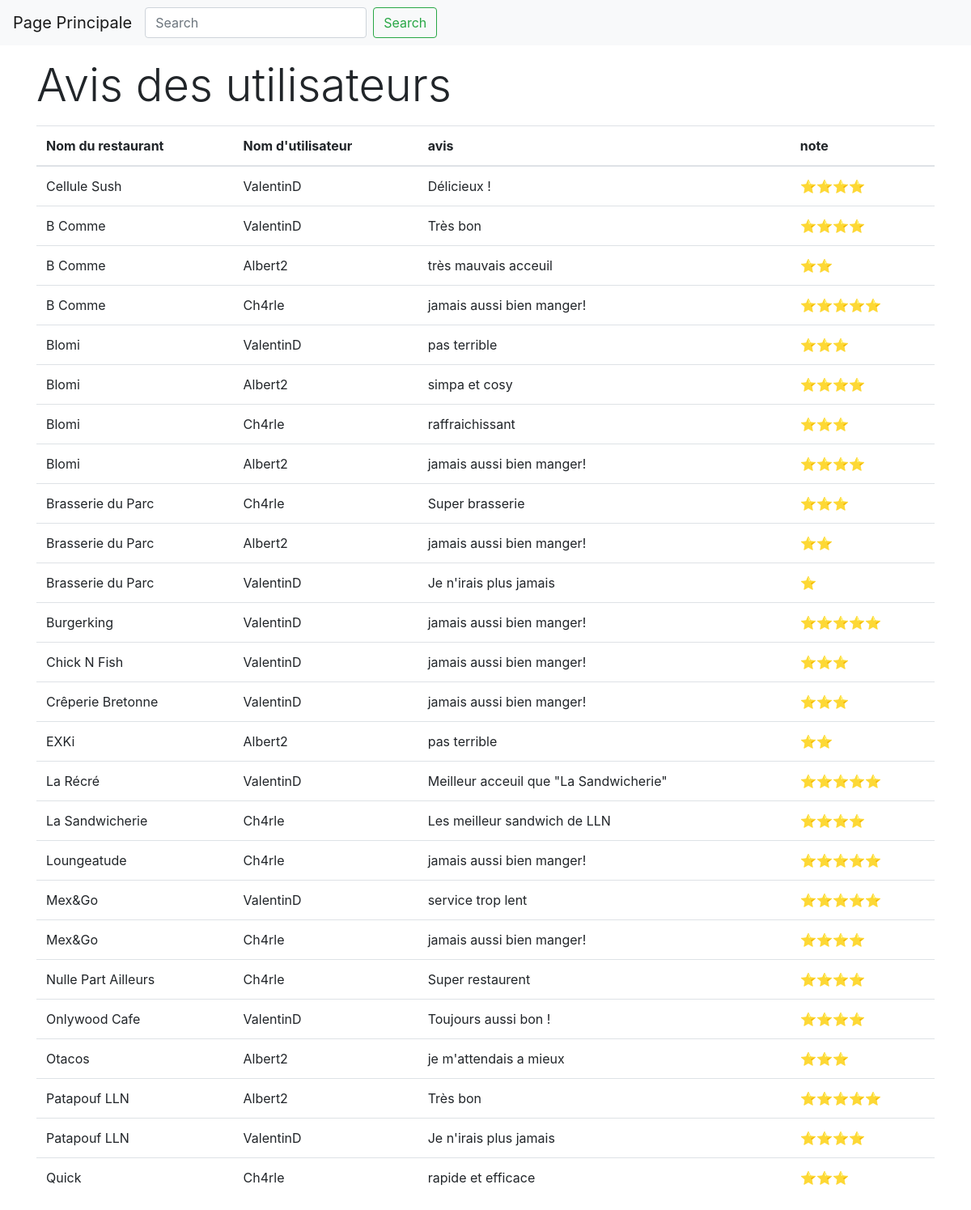
The page /Projet1.0/avis.php on the database its author committed.
### tables this page shows
CREATE TABLE IF NOT EXISTS `avis` (
  `ID_avis` int(11) NOT NULL AUTO_INCREMENT,
  `pseudo_user` varchar(20) NOT NULL,
  `name_rest` varchar(120) NOT NULL,
  `note` smallint(6) NOT NULL,
  `avis` text NOT NULL,
  PRIMARY KEY (`ID_avis`),
  KEY `ID_rest` (`name_rest`),
  KEY `lien id-user` (`pseudo_user`)
);

### Projet1.0/avis.php (the view, shortened to what this page needs)
<?php
require 'partials/header_avis.php';
require 'src/tools.php';
$dbh = connect();
if (!isset($_GET['search'])) {
    $sql = "SELECT s.ID_avis, s.name_rest,s.avis, s.note,s.pseudo_user
    FROM avis s
    order by name_rest";
    $result = $dbh->prepare($sql);
}
$result->execute();
$websites = $result->fetchAll()
?>
    <main class="container">
        <section id="listing">
            <h3 class="display-4 my-3">Avis des utilisateurs</h3>
            <div class="row">
                <div class="col-md-12">
                    <?php if (count($websites)) : ?>
                        <table class="table table-hover">
                            <thead>
                            <tr>
                                <th>Nom du restaurant</th>
                                <th>Nom d'utilisateur</th>
                                <th>avis</th>
                                <th>note</th>
                            </tr>
                            </thead>
                            <tbody>
                            <?php foreach ($websites as $website) : ?>
                                <tr>
                                    <td><?= $website->name_rest ?></td>
                                    <td><?= $website->pseudo_user ?></td>
                                    <td><?= $website->avis ?></td>
                                    <td><?= stars($website->note) ?></td>
                                </tr>
                            <?php endforeach; ?>
                            </tbody>
                        </table>
                    <?php else: ?>
                        <h3>Aucun enregistrement pour <?= $_GET['search'] ?></h3>
                    <?php endif; ?>
                </div>
            </div>
        </section>
    </main>
<?php
require 'partials/footer.php';
?>

### Projet1.0/src/tools.php (shortened to what this page needs)
<?php
function stars($arg) {
    $max = 5;
    $etoiles = '';
    for ($i = 1; $i <= $arg; $i++) {
        $etoiles .= '⭐';
    }
    $nbrEtoileGrise = $max - $arg;
    for ($i = 1; $i <= $nbrEtoileGrise; $i++) {
        $etoiles .= '<i class="icofont-star"></i>';
    }
    return $etoiles;
}

### rows shown on the page
avis: name_rest "Cellule Sush", pseudo_user "ValentinD", avis "Délicieux !", note "⭐⭐⭐⭐"
avis: name_rest "B Comme", pseudo_user "ValentinD", avis "Très bon", note "⭐⭐⭐⭐"
avis: name_rest "B Comme", pseudo_user "Albert2", avis "très mauvais acceuil", note "⭐⭐"
avis: name_rest "B Comme", pseudo_user "Ch4rle", avis "jamais aussi bien manger!", note "⭐⭐⭐⭐⭐"
avis: name_rest "Blomi", pseudo_user "ValentinD", avis "pas terrible", note "⭐⭐⭐"
avis: name_rest "Blomi", pseudo_user "Albert2", avis "simpa et cosy", note "⭐⭐⭐⭐"
avis: name_rest "Blomi", pseudo_user "Ch4rle", avis "raffraichissant", note "⭐⭐⭐"
avis: name_rest "Blomi", pseudo_user "Albert2", avis "jamais aussi bien manger!", note "⭐⭐⭐⭐"
avis: name_rest "Brasserie du Parc", pseudo_user "Ch4rle", avis "Super brasserie", note "⭐⭐⭐"
avis: name_rest "Brasserie du Parc", pseudo_user "Albert2", avis "jamais aussi bien manger!", note "⭐⭐"
avis: name_rest "Brasserie du Parc", pseudo_user "ValentinD", avis "Je n'irais plus jamais", note "⭐"
avis: name_rest "Burgerking", pseudo_user "ValentinD", avis "jamais aussi bien manger!", note "⭐⭐⭐⭐⭐"
avis: name_rest "Chick N Fish", pseudo_user "ValentinD", avis "jamais aussi bien manger!", note "⭐⭐⭐"
avis: name_rest "Crêperie Bretonne", pseudo_user "ValentinD", avis "jamais aussi bien manger!", note "⭐⭐⭐"
avis: name_rest "EXKi", pseudo_user "Albert2", avis "pas terrible", note "⭐⭐"
avis: name_rest "La Récré", pseudo_user "ValentinD", avis "Meilleur acceuil que \"La Sandwicherie\"", note "⭐⭐⭐⭐⭐"
avis: name_rest "La Sandwicherie", pseudo_user "Ch4rle", avis "Les meilleur sandwich de LLN", note "⭐⭐⭐⭐"
avis: name_rest "Loungeatude", pseudo_user "Ch4rle", avis "jamais aussi bien manger!", note "⭐⭐⭐⭐⭐"
avis: name_rest "Mex&Go", pseudo_user "ValentinD", avis "service trop lent", note "⭐⭐⭐⭐⭐"
avis: name_rest "Mex&Go", pseudo_user "Ch4rle", avis "jamais aussi bien manger!", note "⭐⭐⭐⭐"
avis: name_rest "Nulle Part Ailleurs", pseudo_user "Ch4rle", avis "Super restaurent", note "⭐⭐⭐⭐"
avis: name_rest "Onlywood Cafe", pseudo_user "ValentinD", avis "Toujours aussi bon !", note "⭐⭐⭐⭐"
avis: name_rest "Otacos", pseudo_user "Albert2", avis "je m'attendais a mieux", note "⭐⭐⭐"
avis: name_rest "Patapouf LLN", pseudo_user "Albert2", avis "Très bon", note "⭐⭐⭐⭐⭐"
avis: name_rest "Patapouf LLN", pseudo_user "ValentinD", avis "Je n'irais plus jamais", note "⭐⭐⭐⭐"
avis: name_rest "Quick", pseudo_user "Ch4rle", avis "rapide et efficace", note "⭐⭐⭐"
